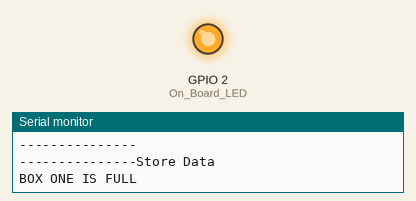
This sketch was run on a simulated ESP8266 (NodeMCU). Shown: output pins drawn as LEDs (lit = HIGH), the last lines printed to the serial monitor. WiFi joins after 1.5 s; servers stay silent unless stated; random numbers use the default seed unless the sketch sets one.

Above: at 1.74 s.
At 6.7 s:
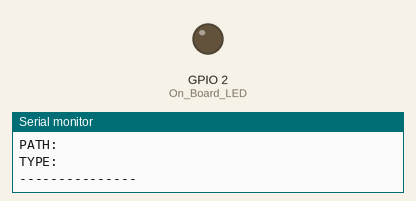
Timing chart, 0 to 14.6 s (numbered marks = the images above):
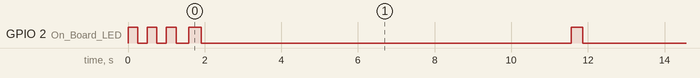

The sketch:

ardunoToNodeMCU.ino
```cpp
#if defined(ESP32)
  #include <WiFi.h>
#elif defined(ESP8266)
  #include <ESP8266WiFi.h>
#endif
#include <Firebase_ESP_Client.h>
//========================================

//======================================== Insert your network credentials.
#define WIFI_SSID "C2"
#define WIFI_PASSWORD "011201302"
//========================================

//Provide the token generation process info.
#include "addons/TokenHelper.h"

//Provide the RTDB payload printing info and other helper functions.
#include "addons/RTDBHelper.h"

// Defines the Digital Pin of the "On Board LED".
#define On_Board_LED 2

// Insert Firebase project API Key
#define API_KEY "AIzaSyCj1YlqwWvWEzcxJfwnrbXcLqPg3_bzK9w"

// Insert RTDB URLefine the RTDB URL */
#define DATABASE_URL "https://test-5136c-default-rtdb.asia-southeast1.firebasedatabase.app/"

// Define Firebase Data object.
FirebaseData fbdo;

// Define firebase authentication.
FirebaseAuth auth;

// Definee firebase configuration.
FirebaseConfig config;

//======================================== Millis variable to send/store data to firebase database.
unsigned long sendDataPrevMillis = 0;
const long sendDataIntervalMillis = 10000; //--> Sends/stores data to firebase database every 10 seconds.
//========================================

// Boolean variable for sign in status.
bool signupOK = false;

float store_random_Float_Val;
int store_random_Int_Val;


#define sensorPin A0
#define BOX_ONE_PIN 0
#define BOX_TWO_PIN 1

unsigned long lastEvent = 0;


//____________________________ VOID SETUP
void setup() {
    Serial.begin(9600);
    pinMode(sensorPin, INPUT);

  // put your setup code here, to run once:
   pinMode(sensorPin, INPUT);  // Set sensor pin as an INPUT

  Serial.println();

  pinMode(On_Board_LED, OUTPUT);
  pinMode(sensorPin, INPUT);
  pinMode(BOX_ONE_PIN,INPUT);
  pinMode(BOX_TWO_PIN,INPUT);


  //---------------------------------------- The process of connecting the WiFi on the ESP32 to the WiFi Router/Hotspot.
  WiFi.mode(WIFI_STA);
  WiFi.begin(WIFI_SSID, WIFI_PASSWORD);
  Serial.println("---------------Connection");
  Serial.print("Connecting to : ");
  Serial.println(WIFI_SSID);
  while (WiFi.status() != WL_CONNECTED){
    Serial.print(".");

    digitalWrite(On_Board_LED, HIGH);
    delay(250);
    digitalWrite(On_Board_LED, LOW);
    delay(250);
  }
  digitalWrite(On_Board_LED, LOW);
  Serial.println();
  Serial.print("Successfully connected to : ");
  Serial.println(WIFI_SSID);
  //Serial.print("IP : ");
  //Serial.println(WiFi.localIP());
  Serial.println("---------------");
  //----------------------------------------

  // Assign the api key (required).
  config.api_key = API_KEY;

  // Assign the RTDB URL (required).
  config.database_url = DATABASE_URL;

  // Sign up.
  Serial.println();
  Serial.println("---------------Sign up");
  Serial.print("Sign up new user... ");
  if (Firebase.signUp(&config, &auth, "", "")){
    Serial.println("ok");
    signupOK = true;
  }
  else{
    Serial.printf("%s\n", config.signer.signupError.message.c_str());
  }
  Serial.println("---------------");

  // Assign the callback function for the long running token generation task.
  config.token_status_callback = tokenStatusCallback; //--> see addons/TokenHelper.h

  Firebase.begin(&config, &auth);
  Firebase.reconnectWiFi(true);
}
//____________________________

//____________________________ VOID LOOP


void loop() {


  if (Firebase.ready() && signupOK && (millis() - sendDataPrevMillis > sendDataIntervalMillis || sendDataPrevMillis == 0)){
    sendDataPrevMillis = millis();
    //sound sensor value


    int randNumber = random(15, 40);
    float f = (float)randNumber / 1.01;
    int i = (int(f*100));
    store_random_Float_Val = float(i) / 100;
    store_random_Int_Val = random(10, 99);
    //----------------------------------------


    //---------------------------------------- The process of sending/storing data to the firebase database.
    Serial.println();
    Serial.println("---------------Store Data");
    digitalWrite(On_Board_LED, HIGH);


      if (BOX_ONE_PIN == HIGH) {
           Serial.println("BOX ONE IS EMPTY");

          if (Firebase.RTDB.setString(&fbdo, "Test/BOX-ONE","BOX ONE IS EMPTY" )) {
            Serial.println("PASSED");
            Serial.println("PATH: " + fbdo.dataPath());
            Serial.println("TYPE: " + fbdo.dataType());
          }
          else {
            Serial.println("FAILED");
            Serial.println("REASON: " + fbdo.errorReason());
          }
      }else{
           Serial.println("BOX ONE IS FULL");

          if (Firebase.RTDB.setString(&fbdo, "Test/BOX-ONE","BOX ONE IS FULL" )) {
            Serial.println("PASSED");
            Serial.println("PATH: " + fbdo.dataPath());
            Serial.println("TYPE: " + fbdo.dataType());
          }
          else {
            Serial.println("FAILED");
            Serial.println("REASON: " + fbdo.errorReason());
          }
      }

      if (BOX_TWO_PIN == HIGH) {
           Serial.println("BOX TWO IS EMPTY");

          if (Firebase.RTDB.setString(&fbdo, "Test/BOX-TWO","BOX TWO  IS EMPTY" )) {
            Serial.println("PASSED");
            Serial.println("PATH: " + fbdo.dataPath());
            Serial.println("TYPE: " + fbdo.dataType());
          }
          else {
            Serial.println("FAILED");
            Serial.println("REASON: " + fbdo.errorReason());
          }
      }else{
           Serial.println("BOX TWO IS FULL");

          if (Firebase.RTDB.setString(&fbdo, "Test/BOX-TWO","BOX TWO IS FULL" )) {
            Serial.println("PASSED");
            Serial.println("PATH: " + fbdo.dataPath());
            Serial.println("TYPE: " + fbdo.dataType());
          }
          else {
            Serial.println("FAILED");
            Serial.println("REASON: " + fbdo.errorReason());
          }
      }


    digitalWrite(On_Board_LED, LOW);
    Serial.println("---------------");
    //----------------------------------------
  }
}
```

Measured:
- by itself, GPIO 2 (On_Board_LED): HIGH → LOW at 0.25 s, → HIGH 0.25 s later, → LOW 0.25 s later, → HIGH 0.25 s later, … (31 changes in this stretch)
